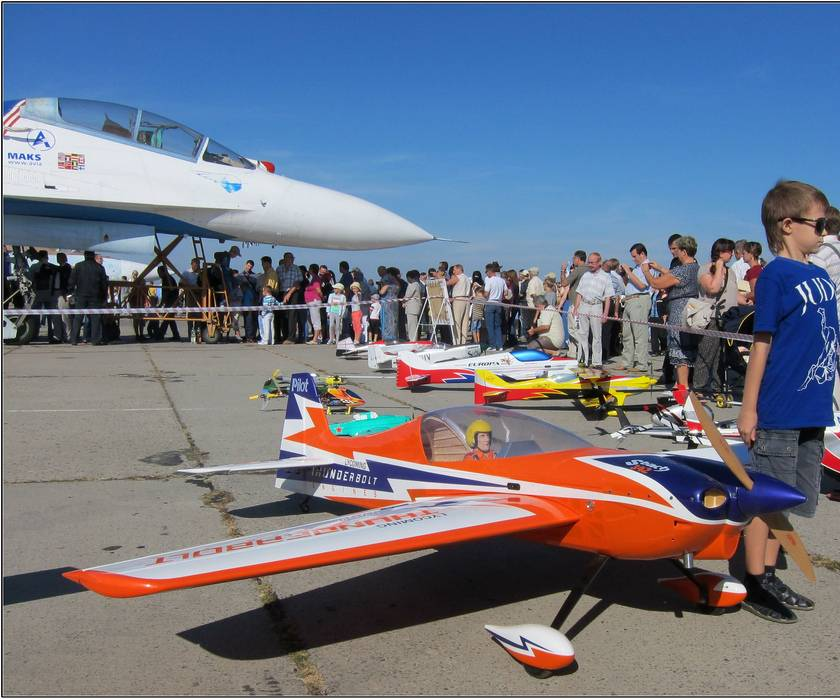
#> input picture tests/data/027.jpg, 840 x 699 px
$ python -i detector.py   (imports and definitions only)
#> lines starting #> are read from the running program, lines starting #| are printed output that depends on the picture
#> further down, picture is the input picture: shape (699, 840, 3); mean B, G, R 134.1, 117.5, 110.7
# SPDX-License-Identifier: MIT
#
# Copyright (c) 2026 Debasish Saha
#
# Part of the CieloStitch open-source core.
#
# Licensed under the MIT License.
# See the LICENSE file for details.

# SIFT CPU / GPU switch


import cv2
import numpy as np
import logging

from ..utils.image_manipulation import robust_minmax

logger = logging.getLogger(__name__)


class FeatureDetector:

    def __init__(self,
                 downscale_factor: float = 0.5,
                 max_features: int | None = None,
                 feature_sensitivity: float | None = None):
        """
        downscale_factor: scale for feature detection (0.5 recommended)
        max_features: cap on number of strongest keypoints to keep (maps to SIFT nfeatures)
        feature_sensitivity: higher = fewer, stronger points (maps to SIFT contrastThreshold)
        """
        self.downscale_factor = float(downscale_factor)
        self.max_features = None if max_features is None else int(max(0, max_features))
        self.feature_sensitivity = 0.01 if feature_sensitivity is None else float(feature_sensitivity)

        # CPU SIFT
        # Map friendly params to SIFT args. Keep edgeThreshold same as before.
        sift_kwargs = {
            "contrastThreshold": self.feature_sensitivity,
            "edgeThreshold": 10,
        }
        if self.max_features and self.max_features > 0:
            sift_kwargs["nfeatures"] = self.max_features

        self.sift = cv2.SIFT_create(**sift_kwargs)  # noinspection PyUnresolvedReference

    @staticmethod
    def _prepare_image(image):
        # Ensure grayscale for SIFT; accept color inputs by converting to luma
        img = image
        if img.ndim == 3 and img.shape[2] >= 3:
            if img.dtype in (np.uint8, np.uint16):
                # OpenCV expects BGR order
                code = cv2.COLOR_BGR2GRAY if img.shape[2] == 3 else cv2.COLOR_BGRA2GRAY
#> code = 6
                img = cv2.cvtColor(img, code)
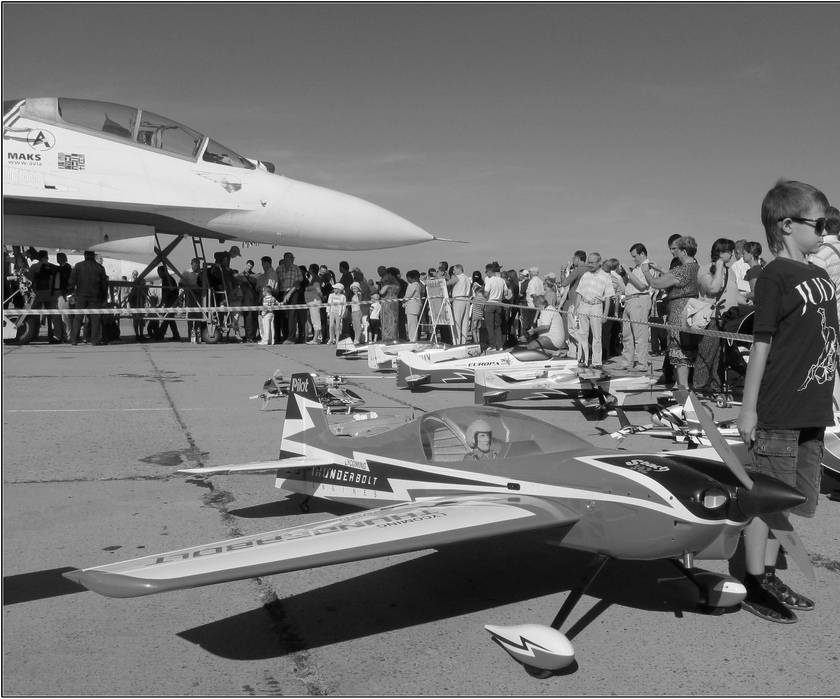
#> img: shape (699, 840); min 0, max 255, mean 117.4
            else:
                img = img.astype(np.float32, copy=False)
                b = img[..., 0]
                g = img[..., 1]
                r = img[..., 2]
                img = 0.114 * b + 0.587 * g + 0.299 * r
        else:
            if img.dtype != np.uint8:
                img = img.astype(np.float32, copy=False)

        # Fast path: when uint8 already spans full dynamic range, avoid robust stretch.
        if img.dtype == np.uint8:
            min_v = int(np.min(img))
#> min_v = 0
            max_v = int(np.max(img))
#> max_v = 255
            if max_v <= min_v:
                return np.zeros_like(img, dtype=np.uint8)
            if min_v == 0 and max_v == 255:
                return img
            scale = 255.0 / float(max_v - min_v)
            return np.clip((img.astype(np.float32) - float(min_v)) * scale, 0.0, 255.0).astype(np.uint8)

        # Robust contrast stretch using the existing fast histogram-based path.
        p1, p99 = robust_minmax(img, 1.0, 99.0, speedy=True)
        img = np.clip(img, p1, p99)

        # Normalize to 0–255 uint8
        img = (img - p1) / (p99 - p1 + 1e-6)
        img = (img * 255.0).astype(np.uint8)
        return img

    def _downscale(self, image):
        if self.downscale_factor == 1.0:
            return image

        return cv2.resize(
            image,
            None,
            fx=self.downscale_factor,
            fy=self.downscale_factor,
            interpolation=cv2.INTER_AREA
        )
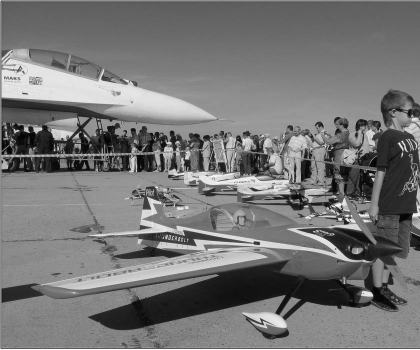
#> returned value: shape (350, 420); min 2, max 255, mean 117.7

    def detect(self, image):
        """
        Returns:
            keypoints
            descriptors
            scale_factor (to rescale homography later)
        """

        # Prepare image
        img_8 = self._prepare_image(image)

        # Downscale for speed
        img_small = self._downscale(img_8)

        try:
            keypoints, descriptors = self.sift.detectAndCompute(
                img_small,
                None
            )
#> keypoints = 1148 keypoints; strongest (x, y, size): (367, 294, 6.1), (370, 174, 2), (26, 130, 3.3), (373, 179, 1.9)
        except Exception as e:
            logger.warning(f"SIFT detectAndCompute failed: {e}. Recreating detector once.")
            sift_kwargs = {
                "contrastThreshold": self.feature_sensitivity,
                "edgeThreshold": 10,
            }
            if self.max_features and self.max_features > 0:
                sift_kwargs["nfeatures"] = self.max_features
            self.sift = cv2.SIFT_create(**sift_kwargs)
            try:
                keypoints, descriptors = self.sift.detectAndCompute(img_small, None)
            except Exception as e2:
                logger.error(f"SIFT retry also failed: {e2}")
                raise

        return keypoints, descriptors, self.downscale_factor

>>> import cv2
>>> picture = cv2.imread('../../../tests/data/027.jpg')
>>> result = FeatureDetector().detect(picture)

$ run again, on tests/data/028.jpg
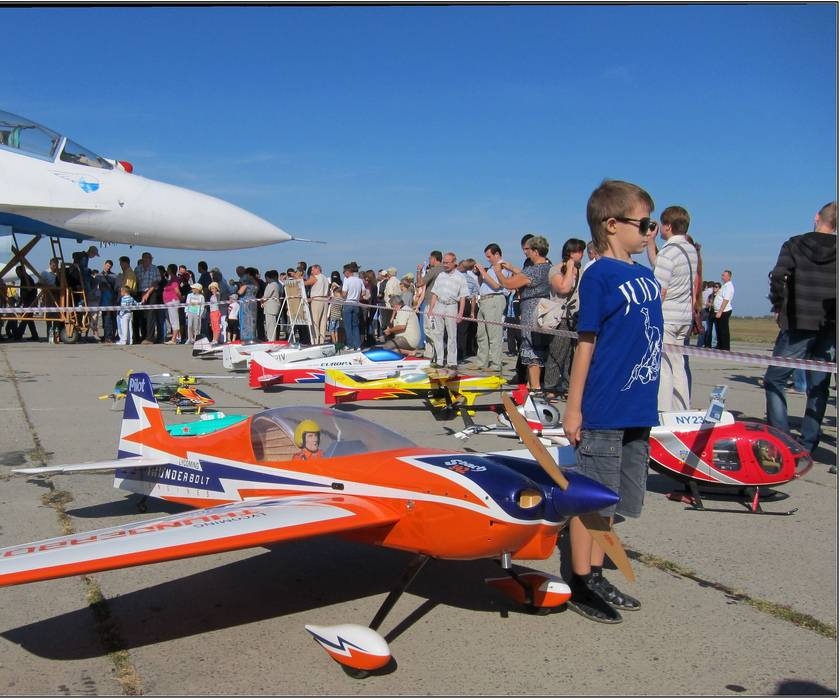
#> input picture tests/data/028.jpg, 840 x 699 px
#> picture is the input picture: shape (699, 840, 3); mean B, G, R 134.3, 116.3, 109.8
#> in _prepare_image, `img = cv2.cvtColor(img, code)`:
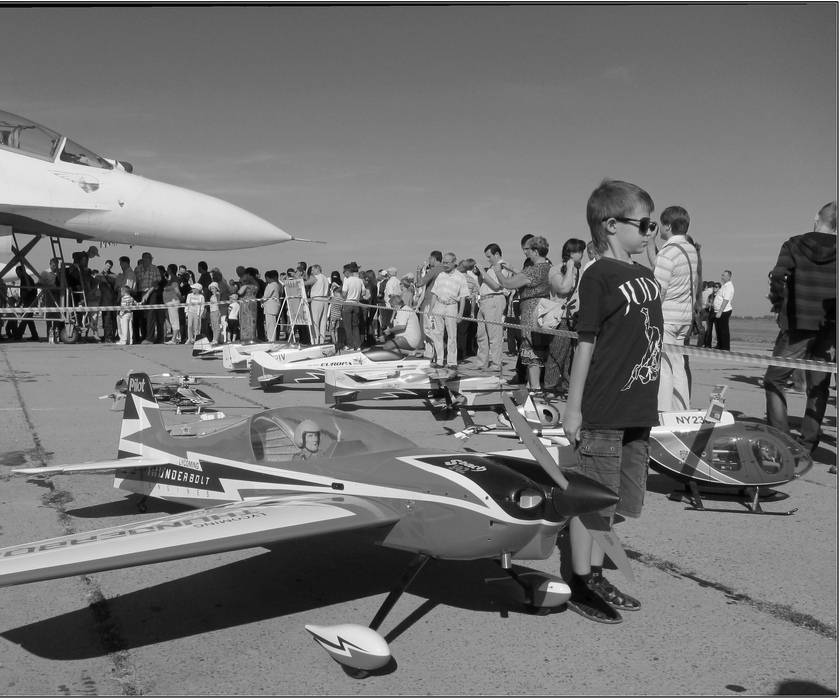
#> img: shape (699, 840); min 0, max 255, mean 116.4
#> min_v = 0
#> max_v = 255
#> in _downscale, `return cv2.resize( image, None, fx=self.downscale_factor, fy=self.down..`:
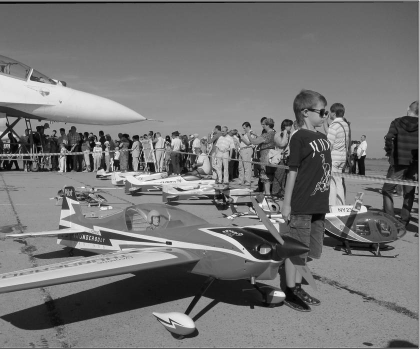
#> returned value: shape (350, 420); min 1, max 255, mean 116.7
#> keypoints = 1195 keypoints; strongest (x, y, size): (279, 294, 6.1), (14, 135, 1.8), (170, 243, 2.2), (179, 189, 2.7)
